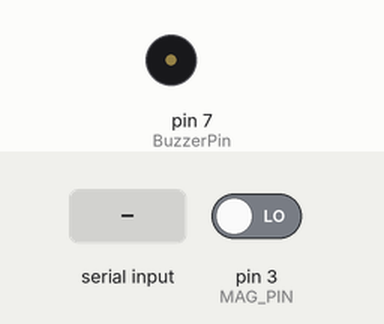
Simulated run of this sketch. Board: Arduino Mega 2560, built with avr-gcc and run on an emulated ATmega2560. Parts: buzzer (waves = sounding). The test bench sets the inputs (shaded band); at power-on: pin 3 (MAG_PIN) LOW. What the sketch prints to the serial monitor is not drawn.

Above: at 1.2 s.
1.3 s: "1" received over the second serial link
3.2 s: pin 3 (MAG_PIN) driven HIGH
At 4.5 s:
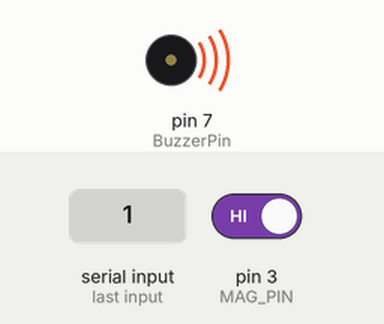
6.2 s: pin 3 (MAG_PIN) driven LOW
At 7.5 s:
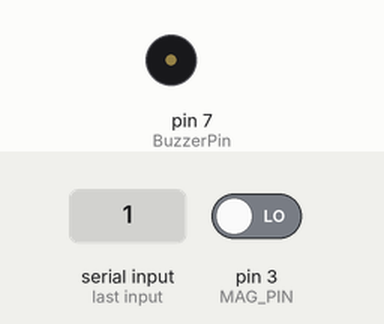
Timing chart, 0 to 9.2 s (numbered marks = the images above; inputs shaded):
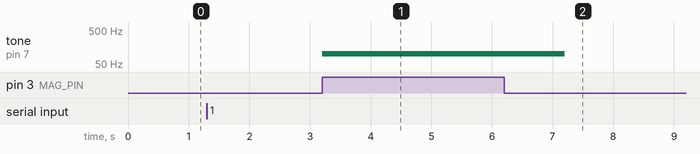

Measured:
- after the input at 3.2 s, tone on pin 7 (BuzzerPin): silent → 100 Hz at once
- after the input at 6.2 s, tone on pin 7 (BuzzerPin): 100 Hz → silent after 1.0 s

The sketch:

bluetooth.ino
```cpp
#include <SoftwareSerial.h>

// 블루투스 통신을 위한 객체 생성 (아두이노 19번(RX), 18번(TX) 핀 사용)
SoftwareSerial mySerial(19, 18);  // <RX 핀, TX 핀>
static const int MAG_PIN = 3;
static const int BuzzerPin = 7;

// 전역변수로 선언
char c = '0';

void setup() {
  Serial.begin(9600);     // PC 시리얼 모니터
  Serial1.begin(9600);   // Bluetooth 모듈 (핀 18, 19)
  initMagnetic(); // 초기화 호출
}

void initMagnetic() {
  pinMode(MAG_PIN, INPUT); // 리드스위치 신호핀
  pinMode(BuzzerPin, OUTPUT); // 부저 출력
}


void bt_vlalue() {
  if (Serial1.available()) {  // Serial1 -> mySerial로 변경
    c = Serial1.read();  // 전역변수 c에 저장
  }
}

void pollMagnetic() {
  if (c == '1') {
    if (digitalRead(MAG_PIN) == LOW) {
      Serial.println(c);
      return;
    } else if (digitalRead(MAG_PIN) == HIGH) {
      tone(BuzzerPin, 100);    // 100Hz 톤
      delay(2000);               // 2초
      noTone(BuzzerPin);
    }
  } else if (c == '4') {
    return;
  }
}

void loop() {
  bt_vlalue();
  pollMagnetic();
}
```

bt_test.ino
```cpp

```
